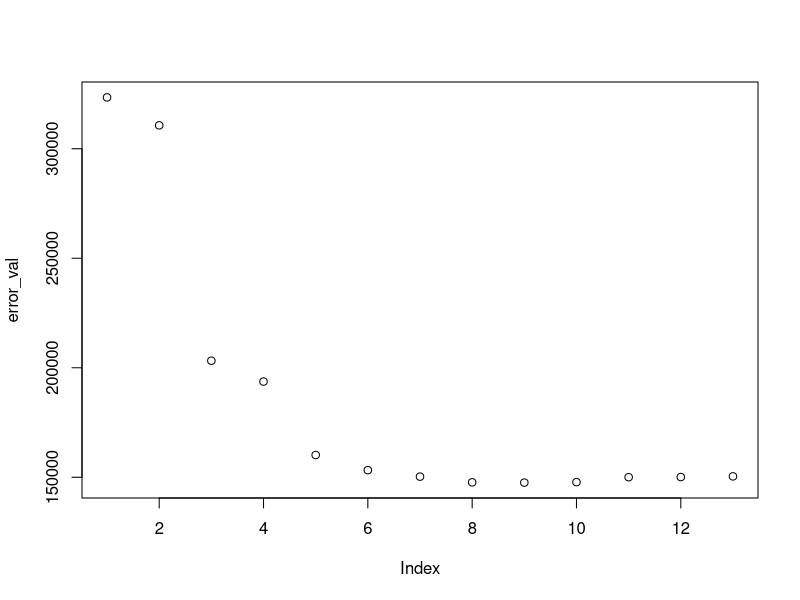
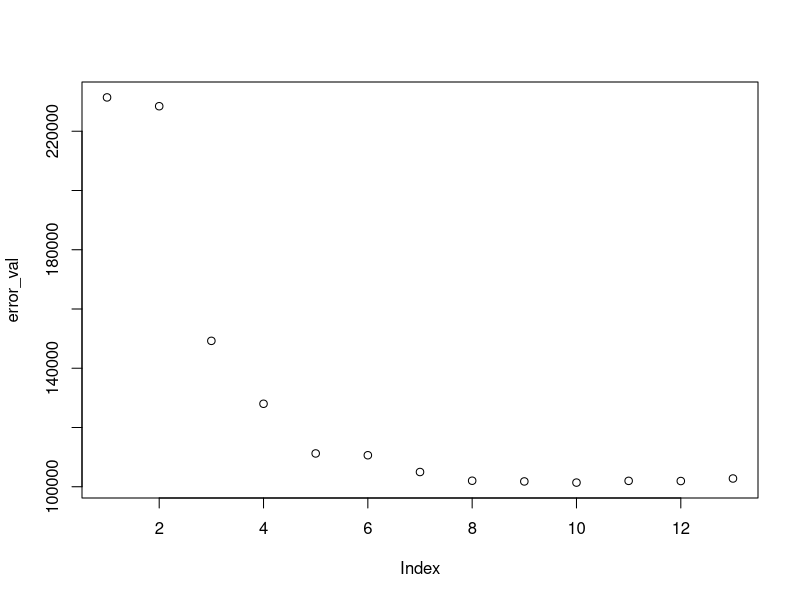
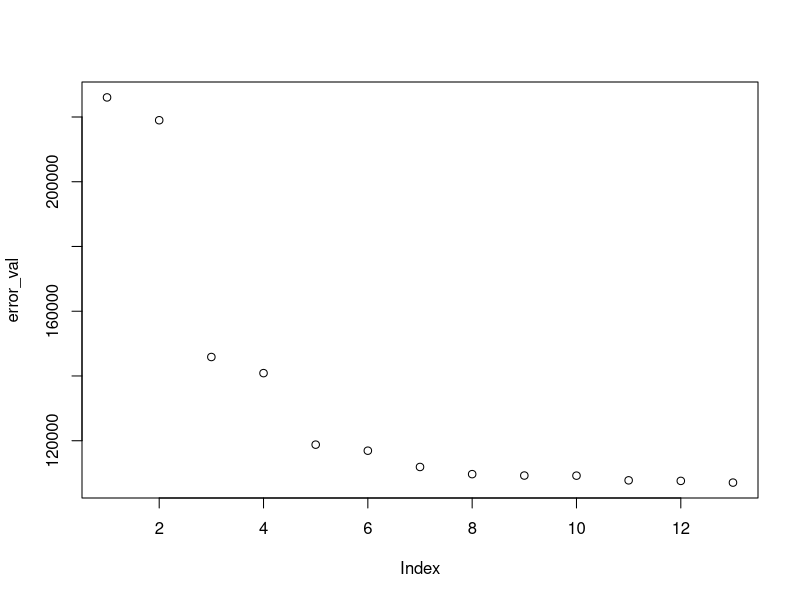
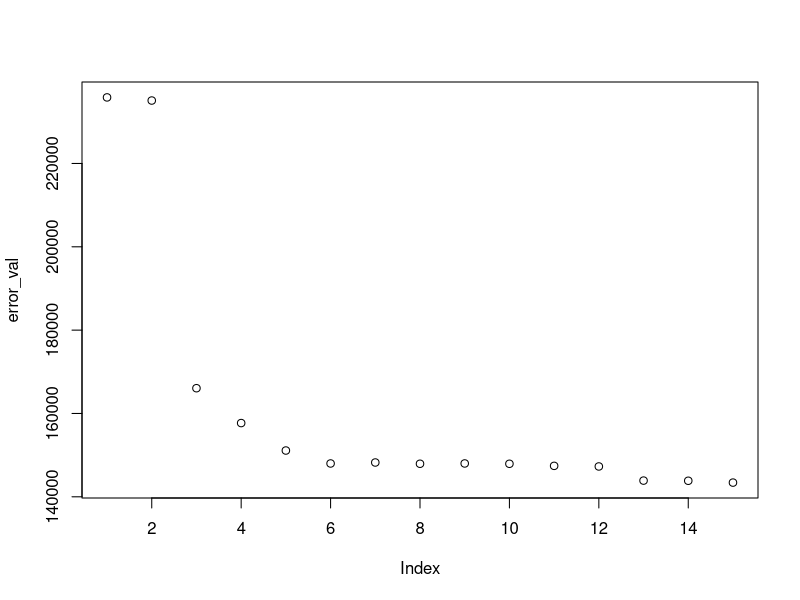
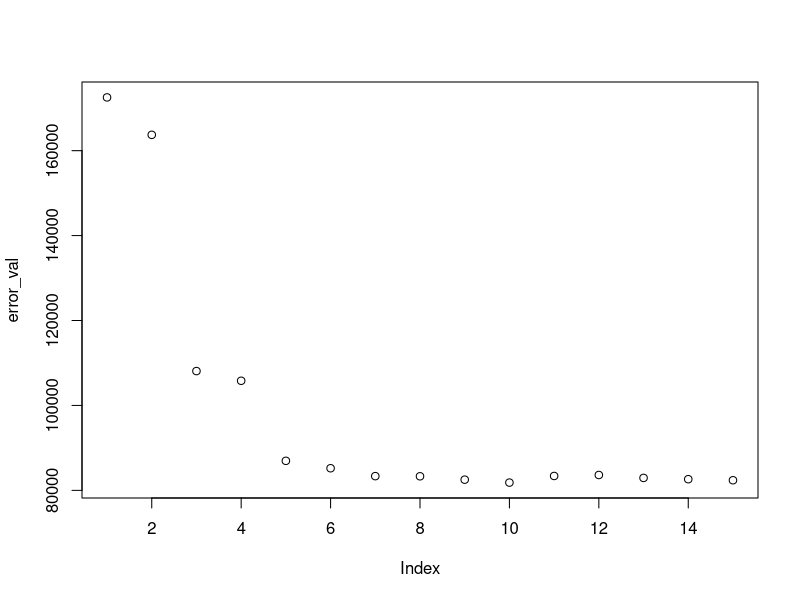
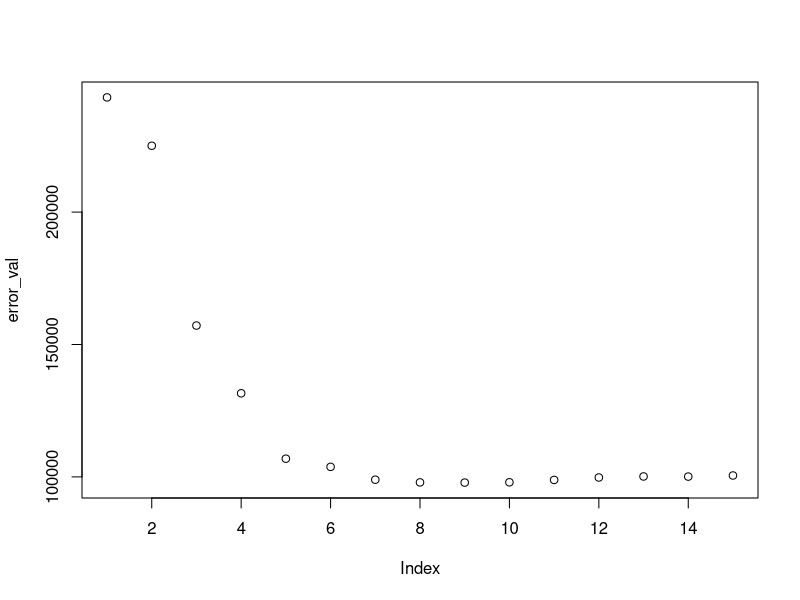
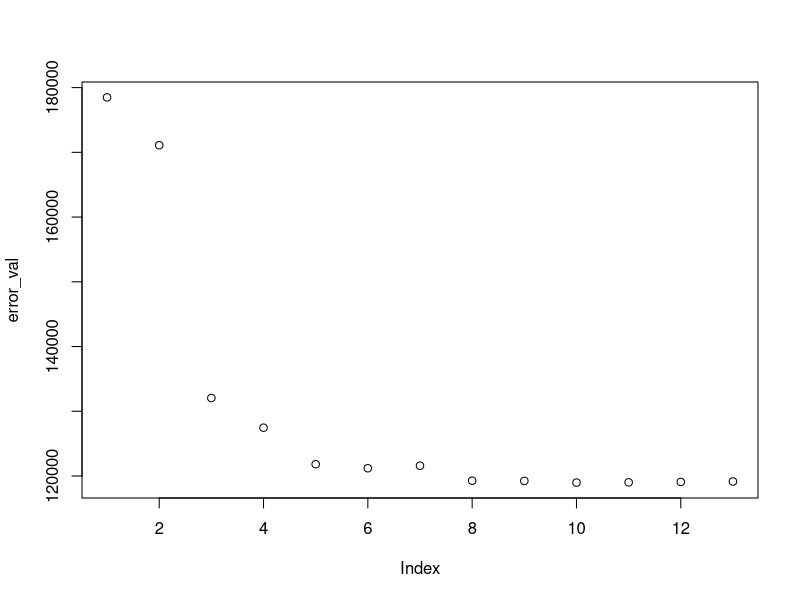
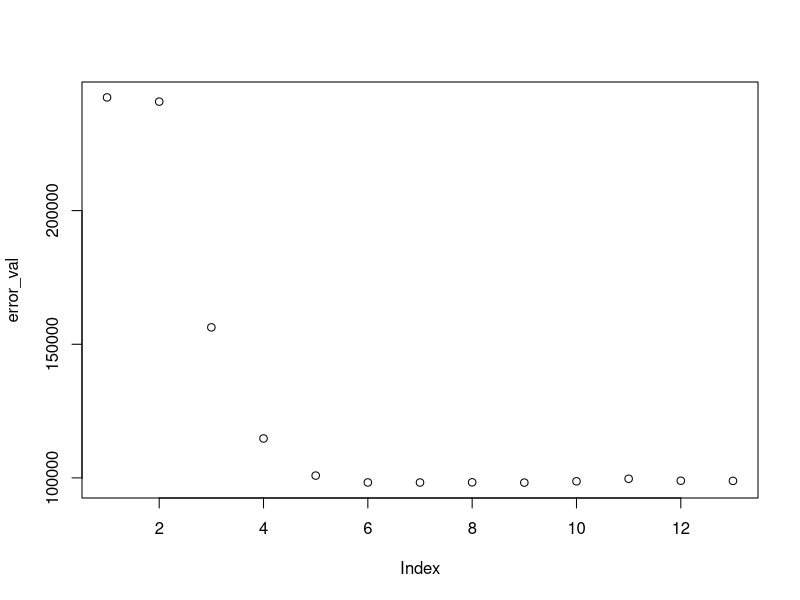

The R script that drew these images, in order:
#' Least Angle Regression
#' 
#' Implements the LARS algorithm (Efron et. al. (2004) Least angle regression. Annals of Statistics.)
#' 
#' @param X matrix of predictor variables
#' @param y vector of response variables
#' @param option which variant of LARS should we run? one of "lars", "lasso", "stagewise"
#' @param standardise should data be scaled and centred?
#' 

lars <-function(X, y, option="lars", standardise=TRUE, intercept=FALSE){

  ## Edit the data according to options
  if (intercept){
    X <- cbind(rep(1,nrow(X)), X) #include an intercept term (i.e. a constant covariate)
  }
  if (standardise){
    X <- scale(X) #centre and normalise X
    y <- y - mean(y) #centre y
  }
  
  n <- nrow(X) #number of observations
  p <- ncol(X) #number of covariates
  
  ## check inputs are sensible
  if (length(y)!=n){
    stop("number of observations on response not equal to number of observations on predictors")
  }
  if (!(option == "lars" || option == "lasso" || option == "stagewise")){
    stop("invalid option argument, should be one of lars, lasso, stagewise")
  }

  ## Initialise variables
  m <- min(p,n-1) #maximal number of variables in the final active set
  beta <- matrix(0, p,1)
  i <- 0
  mu_old <- matrix(0, n, 1)
  mu <- matrix(0, n, 1)  # Mean Vector
  gamma <- numeric()  # LARS step lengths
  A <- numeric(0) #active set
  Ac <- 1:p #inactive set
  signOK <- 1 #sign check for lasso
  
  ## Let's go
  while (length(A) < m){
    i <- i+1
    
    corr <- t(X)%*%(y-mu) # Current correlation
    C <- max(abs(corr)) # Maximal current absolute correlation
    
    ## For initial step
    if (i == 1){
      j <- which.max(abs(corr))
    } 
    if (signOK){ # Check for LASSO
      A <- c(A,j)
    }
    Ac <- setdiff(1:p, A) # update inactive set 
    
    ## Do all the linear algebra
    s_A <- sign(corr[A])
    X_A <- t(t(X[,A]) * s_A)
    G_A <- t(X_A) %*% X_A
    invG_A <- solve(G_A)
    alpha_A <- 1/sqrt(sum(invG_A)) # normalizing constant
    w_A <- alpha_A[1] * rowSums(invG_A) # Coefficients of equiangular vector u_A
    u_A <- X_A %*% w_A  # Equiangular vector
    a <- t(X) %*% u_A # Angles/correlation between x_j and u_A
    
    # matrix to hold the two possibilities for the minimization to find gamma
    beta_tmp <- matrix(0, p, 1)
    gammaTest <- matrix(0, length(Ac), 2) 
    
    # If we are using all the covariates (last iteration)
    if (length(A) == m){
      gamma[i] <- C/alpha_A   # Move to the least squares projection
    }
    else{
      for (k in 1:length(Ac)){
        jj <- Ac[k]
        gammaTest[k,] <- c((C-corr[jj])/(alpha_A-a[jj]), (C+corr[jj])/(alpha_A+a[jj]))
      }
      gamma[i] <- min(gammaTest[gammaTest>0]) # Take the min over only the positive components
      min_j <- which(gammaTest==min(gammaTest[gammaTest>0]),arr.ind = TRUE)[1] #find ROW of gamma_test holding the min+
      j <- unique(Ac[min_j]) # index to be added to active set
    }
    
    # Update coefficient estimates
    beta_tmp[A] <- t(beta[A,i]) + gamma[i]*w_A*s_A 
    
    # Lasso modification
    if (option=="lasso"){
      signOK <- 1
      # Define the vector d to check for sign changes
      d_A<-s_A*w_A
      gammaTest <- -t(beta[A,i])/d_A
      
      # Look for the first sign change, returning Inf if there are no postive components
      if (all(gammaTest<=0)){
        gamma2 <- Inf 
      }else{
        gamma2 <- min(gammaTest[gammaTest>0]) # Take the min over only the positive components
        min_j <- which(gammaTest==min(gammaTest[gammaTest>0]),arr.ind = TRUE)[2]
      }
      if (gamma2 < gamma[i]){ #The case when sign consistency gets violated
        gamma[i] <- gamma2
        beta_tmp[A] <- beta[A,i] + gamma[i]*d_A    # Correct the coefficients
        beta_tmp[A[unique(min_j)]] <- 0
        A <- A[-unique(min_j)]  # Delete the zero-crossing variable (keep the ordering)
        signOK <- 0
      }
    }
    
    mu <- mu_old + gamma[i] * u_A # Update mean vector
    mu_old <- mu
    beta <- cbind(beta, beta_tmp)  
  }
  
  ## which method name should be returned
  if (option == "lars"){method <- "LARS"}
  if (option == "lasso"){method <- "LARS-Lasso"}
  if (option == "stagewise"){method <- "LARS-Stagewise"}
  
  out <- list(beta = beta, mu = mu, t = colSums(abs(beta)), method=method)
  class(out) <- "lars"
  out
}

#' @param X matrix of predictor variables
#' @param y vector of response variables
#' @param split_prop proportion to be split into training/test
#' @param n_iterations number random validation procedures
#' @param standardise should data be scaled and centred?
#' 

Cross_Validation_LARS <- function(X, y, split_prop, n_iterations, standardise, option){
  mean_active_set_size = 0
  error_test = c()
  for (i in 1:n_iterations){
    train_index <- sample(1:length(y),length(y)*split_prop)
    test_index <- setdiff(1:length(y), train_index)
    
    train2_index <- sample(train_index, length(train_index)*split_prop)
    val_index <- setdiff(train_index, train2_index)
    
    X_train2 <- X[train2_index,]
    y_train2 <- y[train2_index]
    
    X_val <- X[val_index,]
    y_val <- y[val_index]
    
    X_test <- X[test_index,]
    y_test <- y[test_index]
    
    results <- lars(X_train2, y_train2, option=option, standardise=standardise)
    betas <- results$beta
    predictions_val <- as.matrix(X_val) %*% betas
    
    error_val <- colSums((predictions_val-y_val)**2) + results$t
    
    plot(error_val)
    # e <- e + error_val/100 
    
    index_up_to <- which(min(error_val) == error_val)
    mean_active_set_size <- mean_active_set_size + index_up_to/n_iterations
    Active_set <- results$J
    
    betas_test <- betas[,index_up_to]
    predictions_test <- as.matrix(X_test) %*% betas_test
    error_test <- cbind(error_test, colSums((predictions_test-y_test)**2) + results$t[index_up_to])
  }
  return(list(mean_error_test = mean(error_test), mean_active_set_size = mean_active_set_size) )
}


Data <- read.csv(file="diabetes.csv", header=TRUE, sep=",")
Data <- Data[,-1]
X <- Data[, 1:10]
y <- Data[, 11]
X <- scale(X)
y <- y-mean(y)

res <- Cross_Validation_LARS(X, y, 0.9, 50, T, 'lasso')
res$mean_active_set_size
res$mean_error_test
